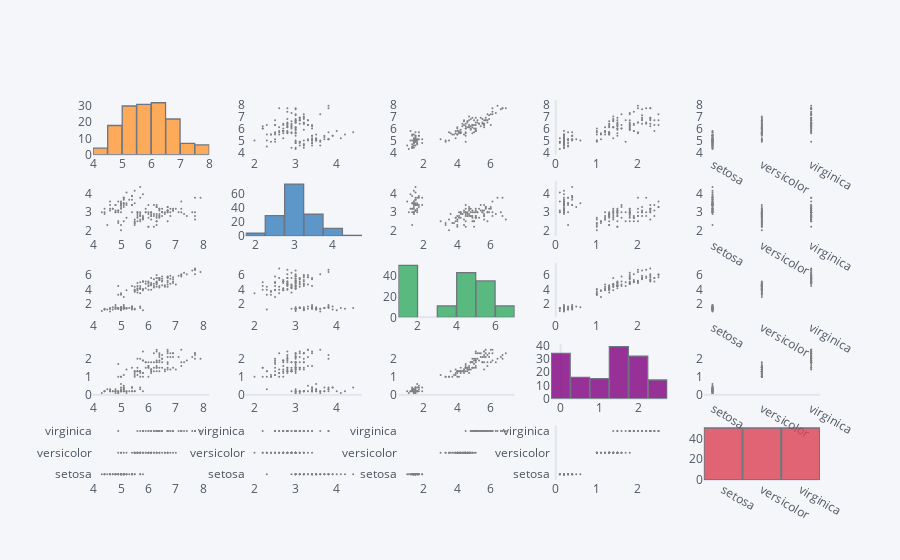

The notebook cell saved with this chart:
### Code cell
df1.scatter_matrix()

### Figure 1 — Plotly figure (JSON) as saved in the notebook; plotly's stock layout.template omitted (floating-point values rounded to 4 significant figures; data arrays with more than 128 entries replaced by an {"elided": "..."} marker saying what was removed)
{"data": [{"histfunc": "count", "histnorm": "", "marker": {"color": "rgba(255, 153, 51, 1.0)", "line": {"color": "#4D5663", "width": 1.3}}, "name": "sepal_length", "nbinsx": 10, "opacity": 0.8, "orientation": "v", "type": "histogram", "x": {"elided": "150 float values"}, "xaxis": "x", "yaxis": "y"}, {"line": {"color": "rgba(128, 128, 128, 1.0)", "dash": "solid", "shape": "linear", "width": 1.3}, "marker": {"size": 2, "symbol": "circle"}, "mode": "markers", "name": "sepal_length", "text": "", "type": "scatter", "x": {"elided": "150 float values"}, "xaxis": "x2", "y": {"elided": "150 float values"}, "yaxis": "y2"}, {"line": {"color": "rgba(128, 128, 128, 1.0)", "dash": "solid", "shape": "linear", "width": 1.3}, "marker": {"size": 2, "symbol": "circle"}, "mode": "markers", "name": "sepal_length", "text": "", "type": "scatter", "x": {"elided": "150 float values"}, "xaxis": "x3", "y": {"elided": "150 float values"}, "yaxis": "y3"}, {"line": {"color": "rgba(128, 128, 128, 1.0)", "dash": "solid", "shape": "linear", "width": 1.3}, "marker": {"size": 2, "symbol": "circle"}, "mode": "markers", "name": "sepal_length", "text": "", "type": "scatter", "x": {"elided": "150 float values"}, "xaxis": "x4", "y": {"elided": "150 float values"}, "yaxis": "y4"}, {"line": {"color": "rgba(128, 128, 128, 1.0)", "dash": "solid", "shape": "linear", "width": 1.3}, "marker": {"size": 2, "symbol": "circle"}, "mode": "markers", "name": "sepal_length", "text": "", "type": "scatter", "x": {"elided": "150 str values"}, "xaxis": "x5", "y": {"elided": "150 float values"}, "yaxis": "y5"}, {"line": {"color": "rgba(128, 128, 128, 1.0)", "dash": "solid", "shape": "linear", "width": 1.3}, "marker": {"size": 2, "symbol": "circle"}, "mode": "markers", "name": "sepal_width", "text": "", "type": "scatter", "x": {"elided": "150 float values"}, "xaxis": "x6", "y": {"elided": "150 float values"}, "yaxis": "y6"}, {"histfunc": "count", "histnorm": "", "marker": {"color": "rgba(55, 128, 191, 1.0)", "line": {"color": "#4D5663", "width": 1.3}}, "name": "sepal_width", "nbinsx": 10, "opacity": 0.8, "orientation": "v", "type": "histogram", "x": {"elided": "150 float values"}, "xaxis": "x7", "yaxis": "y7"}, {"line": {"color": "rgba(128, 128, 128, 1.0)", "dash": "solid", "shape": "linear", "width": 1.3}, "marker": {"size": 2, "symbol": "circle"}, "mode": "markers", "name": "sepal_width", "text": "", "type": "scatter", "x": {"elided": "150 float values"}, "xaxis": "x8", "y": {"elided": "150 float values"}, "yaxis": "y8"}, {"line": {"color": "rgba(128, 128, 128, 1.0)", "dash": "solid", "shape": "linear", "width": 1.3}, "marker": {"size": 2, "symbol": "circle"}, "mode": "markers", "name": "sepal_width", "text": "", "type": "scatter", "x": {"elided": "150 float values"}, "xaxis": "x9", "y": {"elided": "150 float values"}, "yaxis": "y9"}, {"line": {"color": "rgba(128, 128, 128, 1.0)", "dash": "solid", "shape": "linear", "width": 1.3}, "marker": {"size": 2, "symbol": "circle"}, "mode": "markers", "name": "sepal_width", "text": "", "type": "scatter", "x": {"elided": "150 str values"}, "xaxis": "x10", "y": {"elided": "150 float values"}, "yaxis": "y10"}, {"line": {"color": "rgba(128, 128, 128, 1.0)", "dash": "solid", "shape": "linear", "width": 1.3}, "marker": {"size": 2, "symbol": "circle"}, "mode": "markers", "name": "petal_length", "text": "", "type": "scatter", "x": {"elided": "150 float values"}, "xaxis": "x11", "y": {"elided": "150 float values"}, "yaxis": "y11"}, {"line": {"color": "rgba(128, 128, 128, 1.0)", "dash": "solid", "shape": "linear", "width": 1.3}, "marker": {"size": 2, "symbol": "circle"}, "mode": "markers", "name": "petal_length", "text": "", "type": "scatter", "x": {"elided": "150 float values"}, "xaxis": "x12", "y": {"elided": "150 float values"}, "yaxis": "y12"}, {"histfunc": "count", "histnorm": "", "marker": {"color": "rgba(50, 171, 96, 1.0)", "line": {"color": "#4D5663", "width": 1.3}}, "name": "petal_length", "nbinsx": 10, "opacity": 0.8, "orientation": "v", "type": "histogram", "x": {"elided": "150 float values"}, "xaxis": "x13", "yaxis": "y13"}, {"line": {"color": "rgba(128, 128, 128, 1.0)", "dash": "solid", "shape": "linear", "width": 1.3}, "marker": {"size": 2, "symbol": "circle"}, "mode": "markers", "name": "petal_length", "text": "", "type": "scatter", "x": {"elided": "150 float values"}, "xaxis": "x14", "y": {"elided": "150 float values"}, "yaxis": "y14"}, {"line": {"color": "rgba(128, 128, 128, 1.0)", "dash": "solid", "shape": "linear", "width": 1.3}, "marker": {"size": 2, "symbol": "circle"}, "mode": "markers", "name": "petal_length", "text": "", "type": "scatter", "x": {"elided": "150 str values"}, "xaxis": "x15", "y": {"elided": "150 float values"}, "yaxis": "y15"}, {"line": {"color": "rgba(128, 128, 128, 1.0)", "dash": "solid", "shape": "linear", "width": 1.3}, "marker": {"size": 2, "symbol": "circle"}, "mode": "markers", "name": "petal_width", "text": "", "type": "scatter", "x": {"elided": "150 float values"}, "xaxis": "x16", "y": {"elided": "150 float values"}, "yaxis": "y16"}, {"line": {"color": "rgba(128, 128, 128, 1.0)", "dash": "solid", "shape": "linear", "width": 1.3}, "marker": {"size": 2, "symbol": "circle"}, "mode": "markers", "name": "petal_width", "text": "", "type": "scatter", "x": {"elided": "150 float values"}, "xaxis": "x17", "y": {"elided": "150 float values"}, "yaxis": "y17"}, {"line": {"color": "rgba(128, 128, 128, 1.0)", "dash": "solid", "shape": "linear", "width": 1.3}, "marker": {"size": 2, "symbol": "circle"}, "mode": "markers", "name": "petal_width", "text": "", "type": "scatter", "x": {"elided": "150 float values"}, "xaxis": "x18", "y": {"elided": "150 float values"}, "yaxis": "y18"}, {"histfunc": "count", "histnorm": "", "marker": {"color": "rgba(128, 0, 128, 1.0)", "line": {"color": "#4D5663", "width": 1.3}}, "name": "petal_width", "nbinsx": 10, "opacity": 0.8, "orientation": "v", "type": "histogram", "x": {"elided": "150 float values"}, "xaxis": "x19", "yaxis": "y19"}, {"line": {"color": "rgba(128, 128, 128, 1.0)", "dash": "solid", "shape": "linear", "width": 1.3}, "marker": {"size": 2, "symbol": "circle"}, "mode": "markers", "name": "petal_width", "text": "", "type": "scatter", "x": {"elided": "150 str values"}, "xaxis": "x20", "y": {"elided": "150 float values"}, "yaxis": "y20"}, {"line": {"color": "rgba(128, 128, 128, 1.0)", "dash": "solid", "shape": "linear", "width": 1.3}, "marker": {"size": 2, "symbol": "circle"}, "mode": "markers", "name": "species", "text": "", "type": "scatter", "x": {"elided": "150 float values"}, "xaxis": "x21", "y": {"elided": "150 str values"}, "yaxis": "y21"}, {"line": {"color": "rgba(128, 128, 128, 1.0)", "dash": "solid", "shape": "linear", "width": 1.3}, "marker": {"size": 2, "symbol": "circle"}, "mode": "markers", "name": "species", "text": "", "type": "scatter", "x": {"elided": "150 float values"}, "xaxis": "x22", "y": {"elided": "150 str values"}, "yaxis": "y22"}, {"line": {"color": "rgba(128, 128, 128, 1.0)", "dash": "solid", "shape": "linear", "width": 1.3}, "marker": {"size": 2, "symbol": "circle"}, "mode": "markers", "name": "species", "text": "", "type": "scatter", "x": {"elided": "150 float values"}, "xaxis": "x23", "y": {"elided": "150 str values"}, "yaxis": "y23"}, {"line": {"color": "rgba(128, 128, 128, 1.0)", "dash": "solid", "shape": "linear", "width": 1.3}, "marker": {"size": 2, "symbol": "circle"}, "mode": "markers", "name": "species", "text": "", "type": "scatter", "x": {"elided": "150 float values"}, "xaxis": "x24", "y": {"elided": "150 str values"}, "yaxis": "y24"}, {"histfunc": "count", "histnorm": "", "marker": {"color": "rgba(219, 64, 82, 1.0)", "line": {"color": "#4D5663", "width": 1.3}}, "name": "species", "nbinsx": 10, "opacity": 0.8, "orientation": "v", "type": "histogram", "x": {"elided": "150 str values"}, "xaxis": "x25", "yaxis": "y25"}], "layout": {"bargap": 0.02, "legend": {"bgcolor": "#F5F6F9", "font": {"color": "#4D5663"}}, "paper_bgcolor": "#F5F6F9", "plot_bgcolor": "#F5F6F9", "showlegend": false, "title": {"font": {"color": "#4D5663"}}, "xaxis": {"anchor": "y", "domain": [0, 0.16], "gridcolor": "#E1E5ED", "showgrid": false, "tickfont": {"color": "#4D5663"}, "title": {"font": {"color": "#4D5663"}, "text": ""}, "zerolinecolor": "#E1E5ED"}, "xaxis10": {"anchor": "y10", "domain": [0.84, 1], "gridcolor": "#E1E5ED", "showgrid": false, "tickfont": {"color": "#4D5663"}, "title": {"font": {"color": "#4D5663"}, "text": ""}, "zerolinecolor": "#E1E5ED"}, "xaxis11": {"anchor": "y11", "domain": [0, 0.16], "gridcolor": "#E1E5ED", "showgrid": false, "tickfont": {"color": "#4D5663"}, "title": {"font": {"color": "#4D5663"}, "text": ""}, "zerolinecolor": "#E1E5ED"}, "xaxis12": {"anchor": "y12", "domain": [0.21, 0.37], "gridcolor": "#E1E5ED", "showgrid": false, "tickfont": {"color": "#4D5663"}, "title": {"font": {"color": "#4D5663"}, "text": ""}, "zerolinecolor": "#E1E5ED"}, "xaxis13": {"anchor": "y13", "domain": [0.42, 0.58], "gridcolor": "#E1E5ED", "showgrid": false, "tickfont": {"color": "#4D5663"}, "title": {"font": {"color": "#4D5663"}, "text": ""}, "zerolinecolor": "#E1E5ED"}, "xaxis14": {"anchor": "y14", "domain": [0.63, 0.79], "gridcolor": "#E1E5ED", "showgrid": false, "tickfont": {"color": "#4D5663"}, "title": {"font": {"color": "#4D5663"}, "text": ""}, "zerolinecolor": "#E1E5ED"}, "xaxis15": {"anchor": "y15", "domain": [0.84, 1], "gridcolor": "#E1E5ED", "showgrid": false, "tickfont": {"color": "#4D5663"}, "title": {"font": {"color": "#4D5663"}, "text": ""}, "zerolinecolor": "#E1E5ED"}, "xaxis16": {"anchor": "y16", "domain": [0, 0.16], "gridcolor": "#E1E5ED", "showgrid": false, "tickfont": {"color": "#4D5663"}, "title": {"font": {"color": "#4D5663"}, "text": ""}, "zerolinecolor": "#E1E5ED"}, "xaxis17": {"anchor": "y17", "domain": [0.21, 0.37], "gridcolor": "#E1E5ED", "showgrid": false, "tickfont": {"color": "#4D5663"}, "title": {"font": {"color": "#4D5663"}, "text": ""}, "zerolinecolor": "#E1E5ED"}, "xaxis18": {"anchor": "y18", "domain": [0.42, 0.58], "gridcolor": "#E1E5ED", "showgrid": false, "tickfont": {"color": "#4D5663"}, "title": {"font": {"color": "#4D5663"}, "text": ""}, "zerolinecolor": "#E1E5ED"}, "xaxis19": {"anchor": "y19", "domain": [0.63, 0.79], "gridcolor": "#E1E5ED", "showgrid": false, "tickfont": {"color": "#4D5663"}, "title": {"font": {"color": "#4D5663"}, "text": ""}, "zerolinecolor": "#E1E5ED"}, "xaxis2": {"anchor": "y2", "domain": [0.21, 0.37], "gridcolor": "#E1E5ED", "showgrid": false, "tickfont": {"color": "#4D5663"}, "title": {"font": {"color": "#4D5663"}, "text": ""}, "zerolinecolor": "#E1E5ED"}, "xaxis20": {"anchor": "y20", "domain": [0.84, 1], "gridcolor": "#E1E5ED", "showgrid": false, "tickfont": {"color": "#4D5663"}, "title": {"font": {"color": "#4D5663"}, "text": ""}, "zerolinecolor": "#E1E5ED"}, "xaxis21": {"anchor": "y21", "domain": [0, 0.16], "gridcolor": "#E1E5ED", "showgrid": false, "tickfont": {"color": "#4D5663"}, "title": {"font": {"color": "#4D5663"}, "text": ""}, "zerolinecolor": "#E1E5ED"}, "xaxis22": {"anchor": "y22", "domain": [0.21, 0.37], "gridcolor": "#E1E5ED", "showgrid": false, "tickfont": {"color": "#4D5663"}, "title": {"font": {"color": "#4D5663"}, "text": ""}, "zerolinecolor": "#E1E5ED"}, "xaxis23": {"anchor": "y23", "domain": [0.42, 0.58], "gridcolor": "#E1E5ED", "showgrid": false, "tickfont": {"color": "#4D5663"}, "title": {"font": {"color": "#4D5663"}, "text": ""}, "zerolinecolor": "#E1E5ED"}, "xaxis24": {"anchor": "y24", "domain": [0.63, 0.79], "gridcolor": "#E1E5ED", "showgrid": false, "tickfont": {"color": "#4D5663"}, "title": {"font": {"color": "#4D5663"}, "text": ""}, "zerolinecolor": "#E1E5ED"}, "xaxis25": {"anchor": "y25", "domain": [0.84, 1], "gridcolor": "#E1E5ED", "showgrid": false, "tickfont": {"color": "#4D5663"}, "title": {"font": {"color": "#4D5663"}, "text": ""}, "zerolinecolor": "#E1E5ED"}, "xaxis3": {"anchor": "y3", "domain": [0.42, 0.58], "gridcolor": "#E1E5ED", "showgrid": false, "tickfont": {"color": "#4D5663"}, "title": {"font": {"color": "#4D5663"}, "text": ""}, "zerolinecolor": "#E1E5ED"}, "xaxis4": {"anchor": "y4", "domain": [0.63, 0.79], "gridcolor": "#E1E5ED", "showgrid": false, "tickfont": {"color": "#4D5663"}, "title": {"font": {"color": "#4D5663"}, "text": ""}, "zerolinecolor": "#E1E5ED"}, "xaxis5": {"anchor": "y5", "domain": [0.84, 1], "gridcolor": "#E1E5ED", "showgrid": false, "tickfont": {"color": "#4D5663"}, "title": {"font": {"color": "#4D5663"}, "text": ""}, "zerolinecolor": "#E1E5ED"}, "xaxis6": {"anchor": "y6", "domain": [0, 0.16], "gridcolor": "#E1E5ED", "showgrid": false, "tickfont": {"color": "#4D5663"}, "title": {"font": {"color": "#4D5663"}, "text": ""}, "zerolinecolor": "#E1E5ED"}, "xaxis7": {"anchor": "y7", "domain": [0.21, 0.37], "gridcolor": "#E1E5ED", "showgrid": false, "tickfont": {"color": "#4D5663"}, "title": {"font": {"color": "#4D5663"}, "text": ""}, "zerolinecolor": "#E1E5ED"}, "xaxis8": {"anchor": "y8", "domain": [0.42, 0.58], "gridcolor": "#E1E5ED", "showgrid": false, "tickfont": {"color": "#4D5663"}, "title": {"font": {"color": "#4D5663"}, "text": ""}, "zerolinecolor": "#E1E5ED"}, "xaxis9": {"anchor": "y9", "domain": [0.63, 0.79], "gridcolor": "#E1E5ED", "showgrid": false, "tickfont": {"color": "#4D5663"}, "title": {"font": {"color": "#4D5663"}, "text": ""}, "zerolinecolor": "#E1E5ED"}, "yaxis": {"anchor": "x", "domain": [0.856, 1], "gridcolor": "#E1E5ED", "showgrid": false, "tickfont": {"color": "#4D5663"}, "title": {"font": {"color": "#4D5663"}, "text": ""}, "zerolinecolor": "#E1E5ED"}, "yaxis10": {"anchor": "x10", "domain": [0.642, 0.786], "gridcolor": "#E1E5ED", "showgrid": false, "tickfont": {"color": "#4D5663"}, "title": {"font": {"color": "#4D5663"}, "text": ""}, "zerolinecolor": "#E1E5ED"}, "yaxis11": {"anchor": "x11", "domain": [0.428, 0.572], "gridcolor": "#E1E5ED", "showgrid": false, "tickfont": {"color": "#4D5663"}, "title": {"font": {"color": "#4D5663"}, "text": ""}, "zerolinecolor": "#E1E5ED"}, "yaxis12": {"anchor": "x12", "domain": [0.428, 0.572], "gridcolor": "#E1E5ED", "showgrid": false, "tickfont": {"color": "#4D5663"}, "title": {"font": {"color": "#4D5663"}, "text": ""}, "zerolinecolor": "#E1E5ED"}, "yaxis13": {"anchor": "x13", "domain": [0.428, 0.572], "gridcolor": "#E1E5ED", "showgrid": false, "tickfont": {"color": "#4D5663"}, "title": {"font": {"color": "#4D5663"}, "text": ""}, "zerolinecolor": "#E1E5ED"}, "yaxis14": {"anchor": "x14", "domain": [0.428, 0.572], "gridcolor": "#E1E5ED", "showgrid": false, "tickfont": {"color": "#4D5663"}, "title": {"font": {"color": "#4D5663"}, "text": ""}, "zerolinecolor": "#E1E5ED"}, "yaxis15": {"anchor": "x15", "domain": [0.428, 0.572], "gridcolor": "#E1E5ED", "showgrid": false, "tickfont": {"color": "#4D5663"}, "title": {"font": {"color": "#4D5663"}, "text": ""}, "zerolinecolor": "#E1E5ED"}, "yaxis16": {"anchor": "x16", "domain": [0.214, 0.358], "gridcolor": "#E1E5ED", "showgrid": false, "tickfont": {"color": "#4D5663"}, "title": {"font": {"color": "#4D5663"}, "text": ""}, "zerolinecolor": "#E1E5ED"}, "yaxis17": {"anchor": "x17", "domain": [0.214, 0.358], "gridcolor": "#E1E5ED", "showgrid": false, "tickfont": {"color": "#4D5663"}, "title": {"font": {"color": "#4D5663"}, "text": ""}, "zerolinecolor": "#E1E5ED"}, "yaxis18": {"anchor": "x18", "domain": [0.214, 0.358], "gridcolor": "#E1E5ED", "showgrid": false, "tickfont": {"color": "#4D5663"}, "title": {"font": {"color": "#4D5663"}, "text": ""}, "zerolinecolor": "#E1E5ED"}, "yaxis19": {"anchor": "x19", "domain": [0.214, 0.358], "gridcolor": "#E1E5ED", "showgrid": false, "tickfont": {"color": "#4D5663"}, "title": {"font": {"color": "#4D5663"}, "text": ""}, "zerolinecolor": "#E1E5ED"}, "yaxis2": {"anchor": "x2", "domain": [0.856, 1], "gridcolor": "#E1E5ED", "showgrid": false, "tickfont": {"color": "#4D5663"}, "title": {"font": {"color": "#4D5663"}, "text": ""}, "zerolinecolor": "#E1E5ED"}, "yaxis20": {"anchor": "x20", "domain": [0.214, 0.358], "gridcolor": "#E1E5ED", "showgrid": false, "tickfont": {"color": "#4D5663"}, "title": {"font": {"color": "#4D5663"}, "text": ""}, "zerolinecolor": "#E1E5ED"}, "yaxis21": {"anchor": "x21", "domain": [0, 0.144], "gridcolor": "#E1E5ED", "showgrid": false, "tickfont": {"color": "#4D5663"}, "title": {"font": {"color": "#4D5663"}, "text": ""}, "zerolinecolor": "#E1E5ED"}, "yaxis22": {"anchor": "x22", "domain": [0, 0.144], "gridcolor": "#E1E5ED", "showgrid": false, "tickfont": {"color": "#4D5663"}, "title": {"font": {"color": "#4D5663"}, "text": ""}, "zerolinecolor": "#E1E5ED"}, "yaxis23": {"anchor": "x23", "domain": [0, 0.144], "gridcolor": "#E1E5ED", "showgrid": false, "tickfont": {"color": "#4D5663"}, "title": {"font": {"color": "#4D5663"}, "text": ""}, "zerolinecolor": "#E1E5ED"}, "yaxis24": {"anchor": "x24", "domain": [0, 0.144], "gridcolor": "#E1E5ED", "showgrid": false, "tickfont": {"color": "#4D5663"}, "title": {"font": {"color": "#4D5663"}, "text": ""}, "zerolinecolor": "#E1E5ED"}, "yaxis25": {"anchor": "x25", "domain": [0, 0.144], "gridcolor": "#E1E5ED", "showgrid": false, "tickfont": {"color": "#4D5663"}, "title": {"font": {"color": "#4D5663"}, "text": ""}, "zerolinecolor": "#E1E5ED"}, "yaxis3": {"anchor": "x3", "domain": [0.856, 1], "gridcolor": "#E1E5ED", "showgrid": false, "tickfont": {"color": "#4D5663"}, "title": {"font": {"color": "#4D5663"}, "text": ""}, "zerolinecolor": "#E1E5ED"}, "yaxis4": {"anchor": "x4", "domain": [0.856, 1], "gridcolor": "#E1E5ED", "showgrid": false, "tickfont": {"color": "#4D5663"}, "title": {"font": {"color": "#4D5663"}, "text": ""}, "zerolinecolor": "#E1E5ED"}, "yaxis5": {"anchor": "x5", "domain": [0.856, 1], "gridcolor": "#E1E5ED", "showgrid": false, "tickfont": {"color": "#4D5663"}, "title": {"font": {"color": "#4D5663"}, "text": ""}, "zerolinecolor": "#E1E5ED"}, "yaxis6": {"anchor": "x6", "domain": [0.642, 0.786], "gridcolor": "#E1E5ED", "showgrid": false, "tickfont": {"color": "#4D5663"}, "title": {"font": {"color": "#4D5663"}, "text": ""}, "zerolinecolor": "#E1E5ED"}, "yaxis7": {"anchor": "x7", "domain": [0.642, 0.786], "gridcolor": "#E1E5ED", "showgrid": false, "tickfont": {"color": "#4D5663"}, "title": {"font": {"color": "#4D5663"}, "text": ""}, "zerolinecolor": "#E1E5ED"}, "yaxis8": {"anchor": "x8", "domain": [0.642, 0.786], "gridcolor": "#E1E5ED", "showgrid": false, "tickfont": {"color": "#4D5663"}, "title": {"font": {"color": "#4D5663"}, "text": ""}, "zerolinecolor": "#E1E5ED"}, "yaxis9": {"anchor": "x9", "domain": [0.642, 0.786], "gridcolor": "#E1E5ED", "showgrid": false, "tickfont": {"color": "#4D5663"}, "title": {"font": {"color": "#4D5663"}, "text": ""}, "zerolinecolor": "#E1E5ED"}}}
